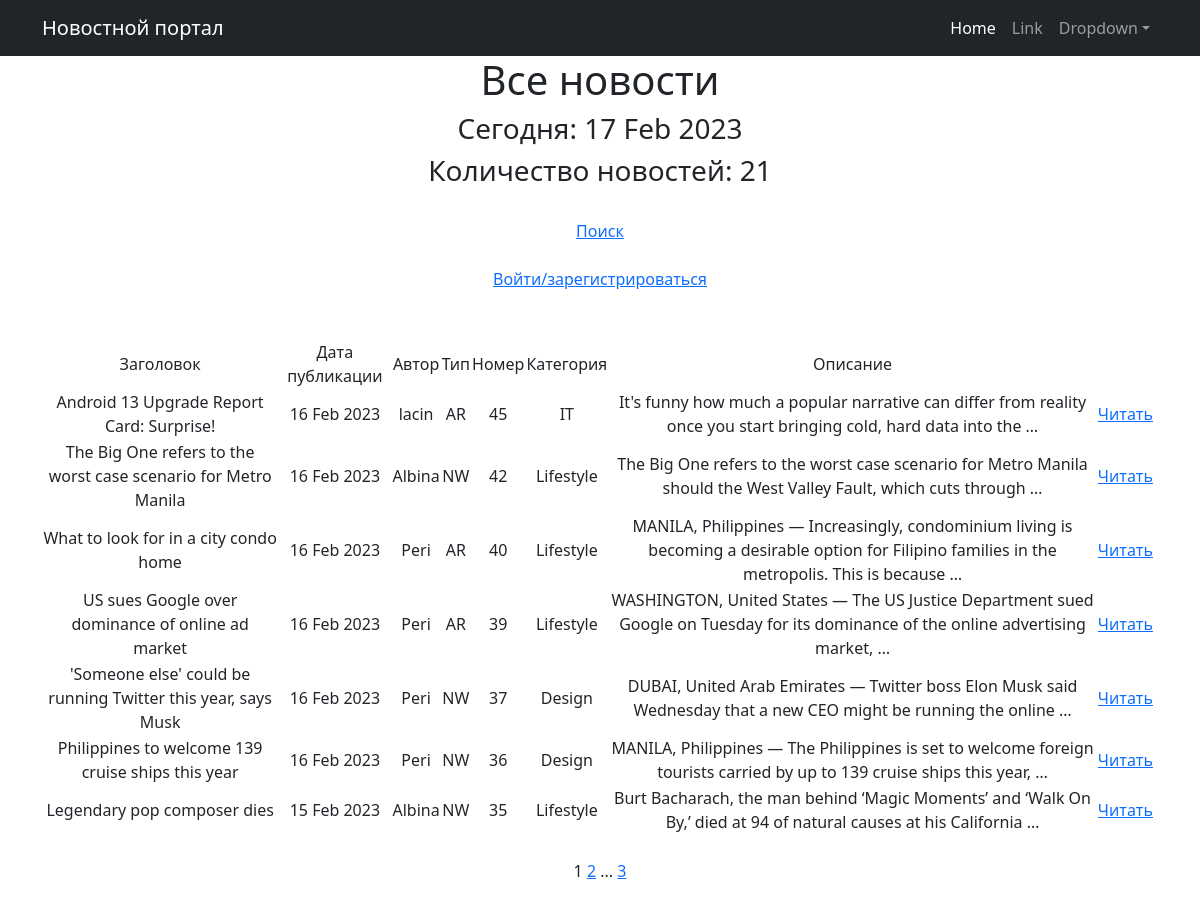
Page /news/ on the committed database.
### news/models.py (models this page shows, shortened)
class Post(models.Model):
    author = models.ForeignKey(Author, on_delete=models.CASCADE)
    NEWS = 'NW'
    ARTICLE = 'AR'
    CATEGORY_CHOICES = (
        (NEWS, 'Новость'),
        (ARTICLE, 'Статья'),
    )
    categoryType = models.CharField(max_length=2, choices=CATEGORY_CHOICES, default=ARTICLE)
    dateCreation = models.DateTimeField(auto_now_add=True)
    postCategory = models.ManyToManyField(Category, through='PostCategory')
    title = models.CharField(max_length=128)
    text = models.TextField()
    rating = models.SmallIntegerField(default=0)

class Author(models.Model):
    authorUser = models.OneToOneField(User, on_delete=models.CASCADE)
    ratingAuthor = models.SmallIntegerField(default=0)
    def __str__(self):
        return f'{self.authorUser.username}'

class Category(models.Model):
    name = models.CharField(max_length=64, unique=True)
    class Meta:
        verbose_name = 'Category'
        verbose_name_plural = 'Categories'

### news/views.py (the view, shortened to what this page needs)
# urls.py: path('', NewsList.as_view(), name='news'),
class NewsList(ListView):
    model = Post
    ordering = '-dateCreation'
    template_name = 'news.html'
    context_object_name = 'news'
    paginate_by = 7
    def get_queryset(self):
        queryset = super().get_queryset()
        self.filterset = NewsFilter(self.request.GET, queryset)
        return self.filterset.qs
    def get_context_data(self, **kwargs):
        context = super().get_context_data(**kwargs)
        context['all_news'] = Post.objects.all()
        context['filterset'] = self.filterset
        return context

### news/templatetags/custom_filters.py (called while the page is built)
@register.filter()
def censor(value):
    censor_replace = str(value)
    for key in censored_words.keys():
        censor_replace = censor_replace.replace(key, censored_words[key])
    return censor_replace

### news/templatetags/custom_tags.py (called while the page is built)
@register.simple_tag()
def current_time(format_string='%d %b %Y'):
   return datetime.utcnow().strftime(format_string)

@register.simple_tag(takes_context=True)
def url_replace(context, **kwargs):
   d = context['request'].GET.copy()
   for k, v in kwargs.items():
       d[k] = v
   return d.urlencode()

### templates/news.html (shortened to what this page needs)
{% extends 'flatpages/default.html' %}
{% load custom_filters %}
{% load custom_tags %}
{% block content %}
   <h1>Все новости</h1>
   <h3>Сегодня: {% current_time '%d %b %Y' %}</h3>
   <h3>Количество новостей: {{ all_news|length }}</h3>
<br>
<a href="{% url 'search' %}">Поиск</a><br><br>
{% if user.is_authenticated %}
<a href="{% url 'logout' %}">Выйти из аккаунта</a><br><br><br>
{% else %}
<a href="{% url 'login' %}">Войти/зарегистрироваться</a><br><br><br>
{% endif %}
       <table>
           <tr>
               <td>   Заголовок   </td>
               <td>   Дата публикации   </td>
               <td>   Автор   </td>
               <td>   Тип   </td>
               <td>   Номер   </td>
               <td>   Категория   </td>
               <td>  Описание   </td>
           </tr>
           {% for post in news %}
           {% for category in post.postCategory.all %}
           <tr>
               <td>{{ post.title|censor }}</td>
               <td>{{ post.dateCreation|date:'d M Y' }}</td>
               <td>{{ post.author }}</td>
               <td>{{ post.categoryType }}</td>
               <td>{{ post.pk }}</td>
               <td>{{ category.name }}</td>
               <td>{{ post.text|truncatewords:20|censor }}</td>
               <td><a href='{% url 'post_detail' post.id %}'>Читать</a></td>
               <td>
               </td>
               <td>
               </td>
           </tr>
           {% endfor %}
           {% endfor %}
       </table>
<br>
   {{ page_obj.number }}
   {% if page_obj.has_next %}
       <a href="?{% url_replace page=page_obj.next_page_number %}">{{ page_obj.next_page_number }}</a>
       {% if paginator.num_pages != page_obj.next_page_number %}
           ...
           <a href="?{% url_replace page=page_obj.paginator.num_pages %}">{{ page_obj.paginator.num_pages }}</a>
       {% endif %}
   {% endif %}
<br><br><br>
{% endblock content %}

### templates/flatpages/default.html (shortened to what this page needs)
<!DOCTYPE html>
<html lang="en">
    <head>
        {% load static %}
        <link href="{% static 'css/styles.css' %}" rel="stylesheet" />
    </head>
    <body>
        <nav class="navbar navbar-expand-lg navbar-dark bg-dark">
            <div class="container">
                <a class="navbar-brand" href="#">Новостной портал</a>
                <div class="collapse navbar-collapse" id="navbarSupportedContent">
                    <ul class="navbar-nav ms-auto mb-2 mb-lg-0">
                        <li class="nav-item"><a class="nav-link active" aria-current="page" href="#">Home</a></li>
                        <li class="nav-item"><a class="nav-link" href="#">Link</a></li>
                        <li class="nav-item dropdown">
                            <a class="nav-link dropdown-toggle" id="navbarDropdown" href="#" role="button" data-bs-toggle="dropdown" aria-expanded="false">Dropdown</a>
                        </li>
                    </ul>
                </div>
            </div>
        </nav>
        <div class="container">
           <div class="row">
               <div class="col-lg-12 text-center">
                   {% block content %}{% endblock content %}
               </div>
           </div>
        </div>
    </body>
</html>

### rows in the picture
Post: title|censor "Android 13 Upgrade Report Card: Surprise!", dateCreation "16 Feb 2023", author "lacin", categoryType "AR", pk "45", text|censor "It's funny how much a popular narrative can differ from reality once you start bringing cold, hard data into the …"
Category: name "IT"
Post: title|censor "The Big One refers to the worst case scenario for Metro Manila", dateCreation "16 Feb 2023", author "Albina", categoryType "NW", pk "42", text|censor "The Big One refers to the worst case scenario for Metro Manila should the West Valley Fault, which cuts through …"
Category: name "Lifestyle"
Post: title|censor "What to look for in a city condo home", dateCreation "16 Feb 2023", author "Peri", categoryType "AR", pk "40", text|censor "MANILA, Philippines — Increasingly, condominium living is becoming a desirable option for Filipino families in the metropolis. This is because …"
Post: title|censor "US sues Google over dominance of online ad market", dateCreation "16 Feb 2023", author "Peri", categoryType "AR", pk "39", text|censor "WASHINGTON, United States — The US Justice Department sued Google on Tuesday for its dominance of the online advertising market, …"
Post: title|censor "'Someone else' could be running Twitter this year, says Musk", dateCreation "16 Feb 2023", author "Peri", categoryType "NW", pk "37", text|censor "DUBAI, United Arab Emirates — Twitter boss Elon Musk said Wednesday that a new CEO might be running the online …"
Category: name "Design"
Post: title|censor "Philippines to welcome 139 cruise ships this year", dateCreation "16 Feb 2023", author "Peri", categoryType "NW", pk "36", text|censor "MANILA, Philippines — The Philippines is set to welcome foreign tourists carried by up to 139 cruise ships this year, …"
Post: title|censor "Legendary pop composer dies", dateCreation "15 Feb 2023", author "Albina", categoryType "NW", pk "35", text|censor "Burt Bacharach, the man behind ‘Magic Moments’ and ‘Walk On By,’ died at 94 of natural causes at his California …"

### other values in the picture
{{ all_news|length }} "21"
{{ page_obj.number }} "1"
{{ page_obj.next_page_number }} "2"
{{ page_obj.paginator.num_pages }} "3"
